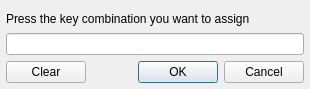
<?xml version="1.0" encoding="UTF-8"?>
<ui version="4.0">
 <class>ShortcutDialog</class>
 <widget class="QDialog" name="ShortcutDialog">
  <property name="geometry">
   <rect>
    <x>0</x>
    <y>0</y>
    <width>310</width>
    <height>89</height>
   </rect>
  </property>
  <property name="windowTitle">
   <string>Change Shortcut</string>
  </property>
  <layout class="QGridLayout" name="gridLayout_67">
   <property name="leftMargin">
    <number>6</number>
   </property>
   <property name="rightMargin">
    <number>6</number>
   </property>
   <property name="bottomMargin">
    <number>6</number>
   </property>
   <item row="0" column="0" colspan="3">
    <widget class="QLabel" name="label">
     <property name="text">
      <string>Press the key combination you want to assign</string>
     </property>
    </widget>
   </item>
   <item row="1" column="0" colspan="3">
    <widget class="QLineEdit" name="keyLineEdit">
     <property name="focusPolicy">
      <enum>Qt::NoFocus</enum>
     </property>
     <property name="readOnly">
      <bool>true</bool>
     </property>
    </widget>
   </item>
   <item row="2" column="0">
    <widget class="QPushButton" name="clearButton">
     <property name="text">
      <string>Clear</string>
     </property>
    </widget>
   </item>
   <item row="2" column="1">
    <spacer name="horizontalSpacer">
     <property name="orientation">
      <enum>Qt::Horizontal</enum>
     </property>
     <property name="sizeHint" stdset="0">
      <size>
       <width>106</width>
       <height>20</height>
      </size>
     </property>
    </spacer>
   </item>
   <item row="2" column="2">
    <widget class="QDialogButtonBox" name="buttonBox">
     <property name="standardButtons">
      <set>QDialogButtonBox::Cancel|QDialogButtonBox::Ok</set>
     </property>
    </widget>
   </item>
  </layout>
 </widget>
 <resources/>
 <connections>
  <connection>
   <sender>buttonBox</sender>
   <signal>accepted()</signal>
   <receiver>ShortcutDialog</receiver>
   <slot>accept()</slot>
   <hints>
    <hint type="sourcelabel">
     <x>212</x>
     <y>70</y>
    </hint>
    <hint type="destinationlabel">
     <x>192</x>
     <y>269</y>
    </hint>
   </hints>
  </connection>
  <connection>
   <sender>buttonBox</sender>
   <signal>rejected()</signal>
   <receiver>ShortcutDialog</receiver>
   <slot>reject()</slot>
   <hints>
    <hint type="sourcelabel">
     <x>212</x>
     <y>70</y>
    </hint>
    <hint type="destinationlabel">
     <x>246</x>
     <y>214</y>
    </hint>
   </hints>
  </connection>
  <connection>
   <sender>clearButton</sender>
   <signal>clicked()</signal>
   <receiver>keyLineEdit</receiver>
   <slot>clear()</slot>
   <hints>
    <hint type="sourcelabel">
     <x>195</x>
     <y>22</y>
    </hint>
    <hint type="destinationlabel">
     <x>113</x>
     <y>25</y>
    </hint>
   </hints>
  </connection>
 </connections>
</ui>
